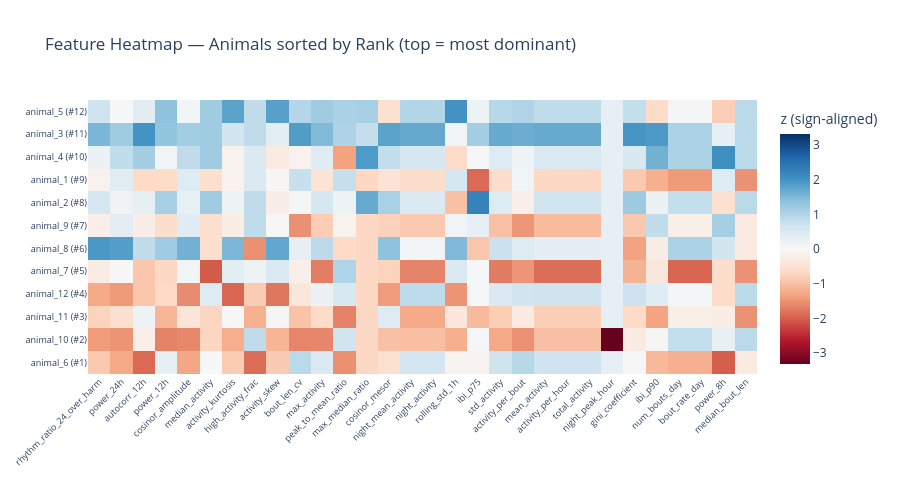
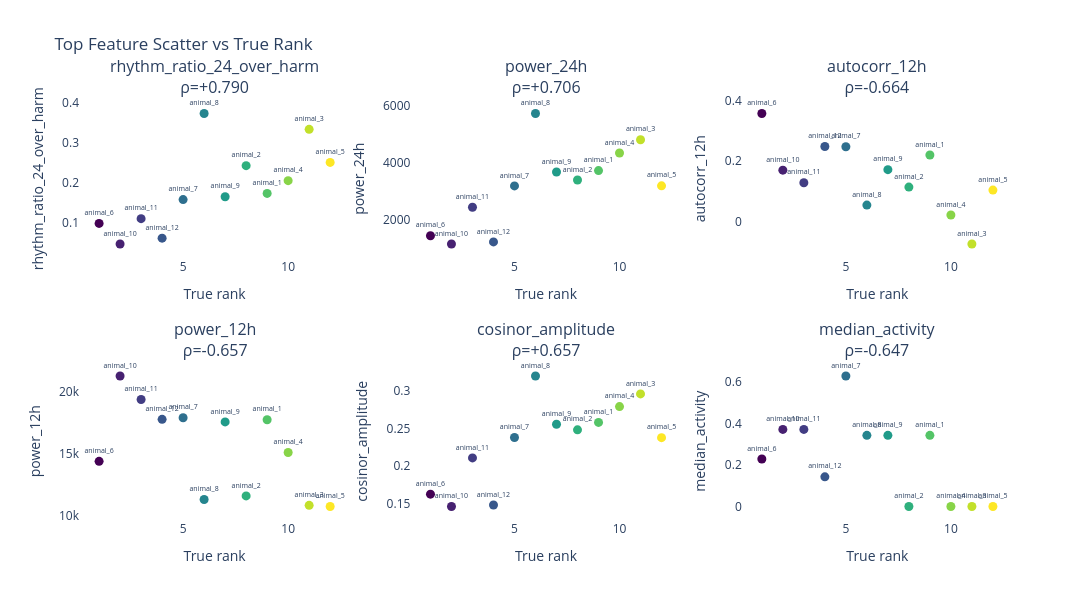

The notebook cell saved with these charts, in order:
### Code cell
import plotly.graph_objects as go
from plotly.subplots import make_subplots

# ── Diagnostic: feature heatmap sorted by true rank ─────────────────────────
# Shows z-scored feature values per animal (rows = animals sorted by rank 1→N)
# Features sorted by |ρ| with actual_rank. Ideal: a clear gradient top→bottom.

top_diag = 30   # how many top features to show
diag_feats = corr_df[corr_df.index.isin(feature_cols)].head(top_diag).index.tolist()

# Sort animals by actual rank
af_sorted = all_features.sort_values('actual_rank')
animal_labels = [f"{a} (#{int(r)})" for a, r in zip(af_sorted['animal'], af_sorted['actual_rank'])]

# Z-score matrix
from sklearn.preprocessing import StandardScaler
Z = StandardScaler().fit_transform(af_sorted[diag_feats].values)

# Sign-align so that positive z → higher rank (consistent visual direction)
for j, feat in enumerate(diag_feats):
    rho_sign = np.sign(corr_df.loc[feat, 'correlation'])
    if rho_sign < 0:
        Z[:, j] *= -1

fig_heat = go.Figure(go.Heatmap(
    z=Z,
    x=diag_feats,
    y=animal_labels,
    colorscale='RdBu',
    zmid=0,
    colorbar=dict(title='z (sign-aligned)'),
))
fig_heat.update_layout(
    title='Feature Heatmap — Animals sorted by Rank (top = most dominant)',
    height=max(400, 40 * len(af_sorted)),
    width=max(900, 30 * len(diag_feats)),
    xaxis=dict(tickangle=-45, tickfont=dict(size=9)),
    yaxis=dict(tickfont=dict(size=9)),
    plot_bgcolor='white', paper_bgcolor='white',
)
fig_heat.write_html(f"{output_folder}/feature_heatmap.html")
fig_heat.show()

# ── Scatter grid: top-6 features vs actual rank ──────────────────────────────
top6 = diag_feats[:6]
fig_scatter = make_subplots(rows=2, cols=3,
    subplot_titles=[f"{f}<br>ρ={corr_df.loc[f,'correlation']:+.3f}" for f in top6])

for idx, feat in enumerate(top6):
    r, c = divmod(idx, 3)
    x_vals = af_sorted['actual_rank'].tolist()
    y_vals = af_sorted[feat].tolist()
    fig_scatter.add_trace(go.Scatter(
        x=x_vals, y=y_vals, mode='markers+text',
        text=af_sorted['animal'].tolist(),
        textposition='top center', textfont=dict(size=7),
        marker=dict(size=9, color=x_vals, colorscale='Viridis', showscale=False),
        showlegend=False,
    ), row=r+1, col=c+1)
    fig_scatter.update_xaxes(title_text='True rank', row=r+1, col=c+1)
    fig_scatter.update_yaxes(title_text=feat, row=r+1, col=c+1)

fig_scatter.update_layout(
    title='Top Feature Scatter vs True Rank',
    height=600, width=1100,
    plot_bgcolor='white', paper_bgcolor='white',
)
fig_scatter.write_html(f"{output_folder}/feature_scatter_vs_rank.html")
fig_scatter.show()
print(f"Saved heatmap → {output_folder}/feature_heatmap.html")
print(f"Saved scatter → {output_folder}/feature_scatter_vs_rank.html")

### Figure 1 — Plotly figure (JSON) as saved in the notebook; plotly's stock layout.template omitted (floating-point values rounded to 4 significant figures; data arrays with more than 128 entries replaced by an {"elided": "..."} marker saying what was removed)
{"data": [{"colorbar": {"title": {"text": "z (sign-aligned)"}}, "colorscale": [[0, "rgb(103,0,31)"], [0.1, "rgb(178,24,43)"], [0.2, "rgb(214,96,77)"], [0.3, "rgb(244,165,130)"], [0.4, "rgb(253,219,199)"], [0.5, "rgb(247,247,247)"], [0.6, "rgb(209,229,240)"], [0.7, "rgb(146,197,222)"], [0.8, "rgb(67,147,195)"], [0.9, "rgb(33,102,172)"], [1, "rgb(5,48,97)"]], "type": "heatmap", "x": ["rhythm_ratio_24_over_harm", "power_24h", "autocorr_12h", "power_12h", "cosinor_amplitude", "median_activity", "activity_kurtosis", "high_activity_frac", "activity_skew", "bout_len_cv", "max_activity", "peak_to_mean_ratio", "max_median_ratio", "cosinor_mesor", "night_mean_activity", "night_activity", "rolling_std_1h", "ibi_p75", "std_activity", "activity_per_bout", "mean_activity", "activity_per_hour", "total_activity", "night_peak_hour", "gini_coefficient", "ibi_p90", "num_bouts_day", "bout_rate_day", "power_8h", "median_bout_len"], "y": ["animal_6 (#1)", "animal_10 (#2)", "animal_11 (#3)", "animal_12 (#4)", "animal_7 (#5)", "animal_8 (#6)", "animal_9 (#7)", "animal_2 (#8)", "animal_1 (#9)", "animal_4 (#10)", "animal_3 (#11)", "animal_5 (#12)"], "z": {"elided": "12x30 float values"}, "zmid": 0}], "layout": {"height": 480, "paper_bgcolor": "white", "plot_bgcolor": "white", "title": {"text": "Feature Heatmap — Animals sorted by Rank (top = most dominant)"}, "width": 900, "xaxis": {"tickangle": -45, "tickfont": {"size": 9}}, "yaxis": {"tickfont": {"size": 9}}}}

### Figure 2 — Plotly figure (JSON) as saved in the notebook; plotly's stock layout.template omitted (floating-point values rounded to 4 significant figures)
{"data": [{"marker": {"color": [1, 2, 3, 4, 5, 6, 7, 8, 9, 10, 11, 12], "colorscale": [[0, "#440154"], [0.1111, "#482878"], [0.2222, "#3e4989"], [0.3333, "#31688e"], [0.4444, "#26828e"], [0.5556, "#1f9e89"], [0.6667, "#35b779"], [0.7778, "#6ece58"], [0.8889, "#b5de2b"], [1, "#fde725"]], "showscale": false, "size": 9}, "mode": "markers+text", "showlegend": false, "text": ["animal_6", "animal_10", "animal_11", "animal_12", "animal_7", "animal_8", "animal_9", "animal_2", "animal_1", "animal_4", "animal_3", "animal_5"], "textfont": {"size": 7}, "textposition": "top center", "type": "scatter", "x": [1, 2, 3, 4, 5, 6, 7, 8, 9, 10, 11, 12], "xaxis": "x", "y": [0.09745, 0.04576, 0.1095, 0.06043, 0.1574, 0.3737, 0.1644, 0.2427, 0.1729, 0.2049, 0.334, 0.2508], "yaxis": "y"}, {"marker": {"color": [1, 2, 3, 4, 5, 6, 7, 8, 9, 10, 11, 12], "colorscale": [[0, "#440154"], [0.1111, "#482878"], [0.2222, "#3e4989"], [0.3333, "#31688e"], [0.4444, "#26828e"], [0.5556, "#1f9e89"], [0.6667, "#35b779"], [0.7778, "#6ece58"], [0.8889, "#b5de2b"], [1, "#fde725"]], "showscale": false, "size": 9}, "mode": "markers+text", "showlegend": false, "text": ["animal_6", "animal_10", "animal_11", "animal_12", "animal_7", "animal_8", "animal_9", "animal_2", "animal_1", "animal_4", "animal_3", "animal_5"], "textfont": {"size": 7}, "textposition": "top center", "type": "scatter", "x": [1, 2, 3, 4, 5, 6, 7, 8, 9, 10, 11, 12], "xaxis": "x2", "y": [1426.0, 1134.0, 2426.0, 1208.0, 3175.0, 5719.0, 3663.0, 3383.0, 3713.0, 4331.0, 4796.0, 3177.0], "yaxis": "y2"}, {"marker": {"color": [1, 2, 3, 4, 5, 6, 7, 8, 9, 10, 11, 12], "colorscale": [[0, "#440154"], [0.1111, "#482878"], [0.2222, "#3e4989"], [0.3333, "#31688e"], [0.4444, "#26828e"], [0.5556, "#1f9e89"], [0.6667, "#35b779"], [0.7778, "#6ece58"], [0.8889, "#b5de2b"], [1, "#fde725"]], "showscale": false, "size": 9}, "mode": "markers+text", "showlegend": false, "text": ["animal_6", "animal_10", "animal_11", "animal_12", "animal_7", "animal_8", "animal_9", "animal_2", "animal_1", "animal_4", "animal_3", "animal_5"], "textfont": {"size": 7}, "textposition": "top center", "type": "scatter", "x": [1, 2, 3, 4, 5, 6, 7, 8, 9, 10, 11, 12], "xaxis": "x3", "y": [0.3568, 0.1702, 0.1287, 0.2483, 0.2473, 0.05526, 0.1718, 0.1146, 0.2202, 0.02246, -0.07285, 0.1047], "yaxis": "y3"}, {"marker": {"color": [1, 2, 3, 4, 5, 6, 7, 8, 9, 10, 11, 12], "colorscale": [[0, "#440154"], [0.1111, "#482878"], [0.2222, "#3e4989"], [0.3333, "#31688e"], [0.4444, "#26828e"], [0.5556, "#1f9e89"], [0.6667, "#35b779"], [0.7778, "#6ece58"], [0.8889, "#b5de2b"], [1, "#fde725"]], "showscale": false, "size": 9}, "mode": "markers+text", "showlegend": false, "text": ["animal_6", "animal_10", "animal_11", "animal_12", "animal_7", "animal_8", "animal_9", "animal_2", "animal_1", "animal_4", "animal_3", "animal_5"], "textfont": {"size": 7}, "textposition": "top center", "type": "scatter", "x": [1, 2, 3, 4, 5, 6, 7, 8, 9, 10, 11, 12], "xaxis": "x4", "y": [14380.0, 21290.0, 19380.0, 17780.0, 17910.0, 11280.0, 17570.0, 11570.0, 17750.0, 15090.0, 10810.0, 10720.0], "yaxis": "y4"}, {"marker": {"color": [1, 2, 3, 4, 5, 6, 7, 8, 9, 10, 11, 12], "colorscale": [[0, "#440154"], [0.1111, "#482878"], [0.2222, "#3e4989"], [0.3333, "#31688e"], [0.4444, "#26828e"], [0.5556, "#1f9e89"], [0.6667, "#35b779"], [0.7778, "#6ece58"], [0.8889, "#b5de2b"], [1, "#fde725"]], "showscale": false, "size": 9}, "mode": "markers+text", "showlegend": false, "text": ["animal_6", "animal_10", "animal_11", "animal_12", "animal_7", "animal_8", "animal_9", "animal_2", "animal_1", "animal_4", "animal_3", "animal_5"], "textfont": {"size": 7}, "textposition": "top center", "type": "scatter", "x": [1, 2, 3, 4, 5, 6, 7, 8, 9, 10, 11, 12], "xaxis": "x5", "y": [0.1629, 0.1465, 0.2109, 0.1485, 0.238, 0.3196, 0.2556, 0.2481, 0.2581, 0.2791, 0.2959, 0.2378], "yaxis": "y5"}, {"marker": {"color": [1, 2, 3, 4, 5, 6, 7, 8, 9, 10, 11, 12], "colorscale": [[0, "#440154"], [0.1111, "#482878"], [0.2222, "#3e4989"], [0.3333, "#31688e"], [0.4444, "#26828e"], [0.5556, "#1f9e89"], [0.6667, "#35b779"], [0.7778, "#6ece58"], [0.8889, "#b5de2b"], [1, "#fde725"]], "showscale": false, "size": 9}, "mode": "markers+text", "showlegend": false, "text": ["animal_6", "animal_10", "animal_11", "animal_12", "animal_7", "animal_8", "animal_9", "animal_2", "animal_1", "animal_4", "animal_3", "animal_5"], "textfont": {"size": 7}, "textposition": "top center", "type": "scatter", "x": [1, 2, 3, 4, 5, 6, 7, 8, 9, 10, 11, 12], "xaxis": "x6", "y": [0.2286, 0.3714, 0.3714, 0.1429, 0.6286, 0.3429, 0.3429, 0, 0.3429, 0, 0, 0], "yaxis": "y6"}], "layout": {"annotations": [{"font": {"size": 16}, "showarrow": false, "text": "rhythm_ratio_24_over_harm<br>ρ=+0.790", "x": 0.1444, "xanchor": "center", "xref": "paper", "y": 1, "yanchor": "bottom", "yref": "paper"}, {"font": {"size": 16}, "showarrow": false, "text": "power_24h<br>ρ=+0.706", "x": 0.5, "xanchor": "center", "xref": "paper", "y": 1, "yanchor": "bottom", "yref": "paper"}, {"font": {"size": 16}, "showarrow": false, "text": "autocorr_12h<br>ρ=-0.664", "x": 0.8556, "xanchor": "center", "xref": "paper", "y": 1, "yanchor": "bottom", "yref": "paper"}, {"font": {"size": 16}, "showarrow": false, "text": "power_12h<br>ρ=-0.657", "x": 0.1444, "xanchor": "center", "xref": "paper", "y": 0.375, "yanchor": "bottom", "yref": "paper"}, {"font": {"size": 16}, "showarrow": false, "text": "cosinor_amplitude<br>ρ=+0.657", "x": 0.5, "xanchor": "center", "xref": "paper", "y": 0.375, "yanchor": "bottom", "yref": "paper"}, {"font": {"size": 16}, "showarrow": false, "text": "median_activity<br>ρ=-0.647", "x": 0.8556, "xanchor": "center", "xref": "paper", "y": 0.375, "yanchor": "bottom", "yref": "paper"}], "height": 600, "paper_bgcolor": "white", "plot_bgcolor": "white", "title": {"text": "Top Feature Scatter vs True Rank"}, "width": 1100, "xaxis": {"anchor": "y", "domain": [0, 0.2889], "title": {"text": "True rank"}}, "xaxis2": {"anchor": "y2", "domain": [0.3556, 0.6444], "title": {"text": "True rank"}}, "xaxis3": {"anchor": "y3", "domain": [0.7111, 1], "title": {"text": "True rank"}}, "xaxis4": {"anchor": "y4", "domain": [0, 0.2889], "title": {"text": "True rank"}}, "xaxis5": {"anchor": "y5", "domain": [0.3556, 0.6444], "title": {"text": "True rank"}}, "xaxis6": {"anchor": "y6", "domain": [0.7111, 1], "title": {"text": "True rank"}}, "yaxis": {"anchor": "x", "domain": [0.625, 1], "title": {"text": "rhythm_ratio_24_over_harm"}}, "yaxis2": {"anchor": "x2", "domain": [0.625, 1], "title": {"text": "power_24h"}}, "yaxis3": {"anchor": "x3", "domain": [0.625, 1], "title": {"text": "autocorr_12h"}}, "yaxis4": {"anchor": "x4", "domain": [0, 0.375], "title": {"text": "power_12h"}}, "yaxis5": {"anchor": "x5", "domain": [0, 0.375], "title": {"text": "cosinor_amplitude"}}, "yaxis6": {"anchor": "x6", "domain": [0, 0.375], "title": {"text": "median_activity"}}}}
